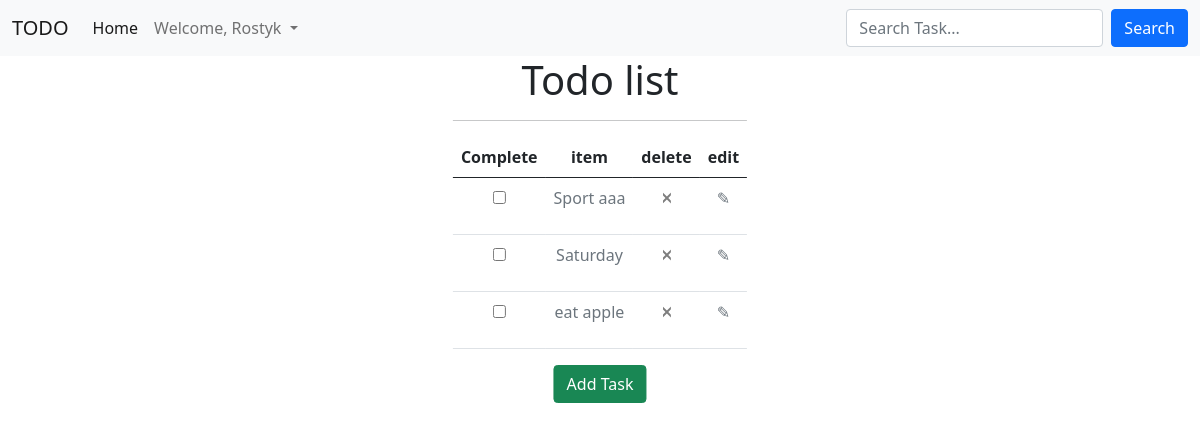
Page / (signed in) on the earlier database version.
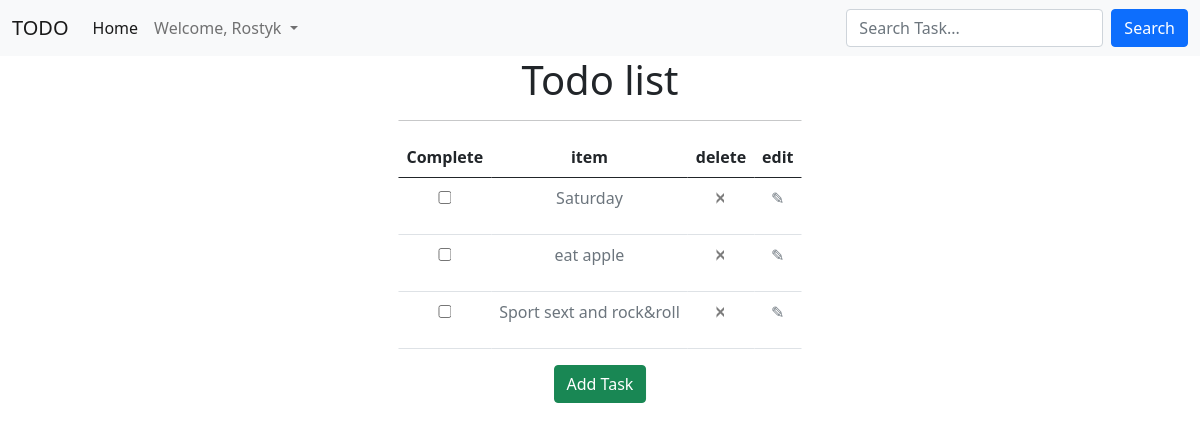
Same page on the later database version.
### base/models.py (models this page shows)
class Task(models.Model):
    user = models.ForeignKey(User, on_delete=models.CASCADE,null=True, blank=True,related_name='task')
    title = models.CharField(max_length=255, null=True, blank=True)
    description = models.TextField(null=True, blank=True)
    complete = models.BooleanField(default=False)
    create = models.DateTimeField(auto_now_add=True)
    def __str__(self):
        return self.title
    class Meta:
        ordering = ['complete']

### base/views.py (the view)
# urls.py: path('', TaskView.as_view(), name = 'home'),
class TaskView(LoginRequiredMixin,ListView):
    model = Task
    context_object_name = 'tasks'
    def get_context_data(self,**kwargs):
        context = super().get_context_data(**kwargs)
        context['tasks'] = context['tasks'].filter(user = self.request.user)
        context['count'] = context['tasks'].filter(complete = False).count()
        search_input = self.request.GET.get('search-area') or ''
        if search_input:
            context['tasks'] = context['tasks'].filter(title__icontains = search_input)
        context['search_input'] = search_input
        return context

### base/templates/base/task_list.html
{% extends 'base/base.html' %}
{% block content %}
<div class="position-absolute top-25 start-50 translate-middle-x">
    <h1 style="text-align:center">Todo list</h1>
    <table class="table" style="text-align: center"  >
        <hr>
  <thead>
    <tr>
        <th scope="col">Complete</th>
        <th scope="col">item</th>
        <th scope="col">delete</th>
        <th scope="col">edit</th>
    </tr>
  </thead>
  <tbody>
  {% for task in tasks%}
        <tr>
            <td>
                <div class="mb-3 " >
                    <input type="checkbox"  name="complete">
                </div>
            </td>
            {% if task.complete%}
                <td><s><a href="{% url 'detail_task' task.id %}" class="link-secondary" style="text-decoration: None">{{task}}</a> </s></td>
            {% else %}
                <td><a href="{% url 'detail_task' task.id %}" class="link-secondary" style="text-decoration: None">{{task}}</a></td>
            {% endif %}
            <td><a href="{% url 'delete_task' task.id %}" class="link-secondary btn-close" style="text-decoration: None"></a></td>
            <td><a href="{% url 'update_task' task.id%}" class="link-secondary" style="text-decoration: None">&#9998;</a></td>
        </tr>
  {% endfor %}
  </tbody>
</table>
    <a href="{% url 'add_task' %}" class="btn btn-success position-absolute top-25 start-50 translate-middle-x"> Add Task </a>
</div>
{% endblock %}

### base/templates/base/base.html (shortened to what this page needs)
<!doctype html>
<html lang="en">
  <head>
    <link href="https://cdn.jsdelivr.net/npm/bootstrap@5.0.0-beta3/dist/css/bootstrap.min.css" rel="stylesheet">
  </head>
  <body>
  <nav class="navbar navbar-expand-lg navbar-light bg-light">
  <div class="container-fluid">
    <a class="navbar-brand" href="{% url 'home' %}">TODO</a>
    {% if user.is_authenticated %}
    <div class="collapse navbar-collapse" id="navbarSupportedContent">
      <ul class="navbar-nav me-auto mb-2 mb-lg-0">
        <li class="nav-item">
          <a class="nav-link active" aria-current="page" href="{% url 'home' %}">Home</a>
        </li>
        <li class="nav-item dropdown">
          <a class="nav-link dropdown-toggle" href="#" id="navbarDropdown" role="button" data-bs-toggle="dropdown" aria-expanded="false">
            Welcome, {{user|title}}
          </a>
        </li>
      </ul>
      <form class="d-flex">
        <input class="form-control me-2" type="text", name="search-area", value="{{search_input}}", placeholder="Search Task...">
        <input class="btn btn-primary" type="submit", value="Search">
      </form>
        {% endif %}
    </div>
  </div>
</nav>
   {% block content %}
   {% endblock %}
  </body>
</html>

Differences in the rows shown:
removed Task: title "Sport aaa"
added Task: title "Sport sext and rock&roll"
